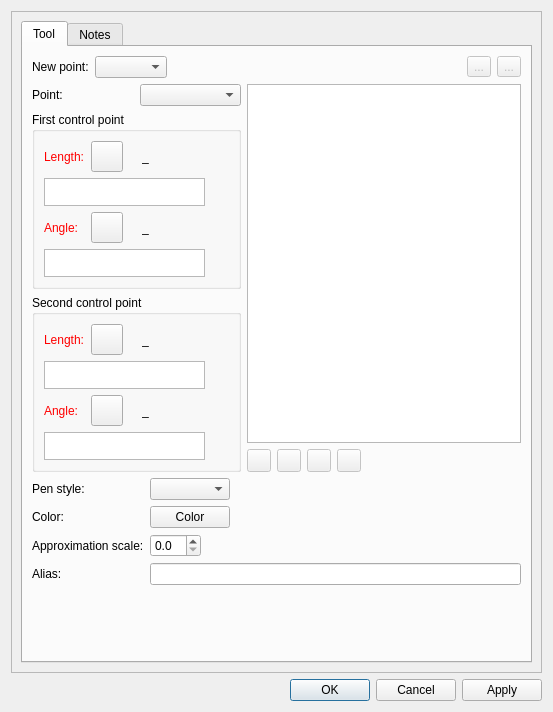
<?xml version="1.0" encoding="UTF-8"?>
<ui version="4.0">
 <class>DialogSplinePath</class>
 <widget class="QDialog" name="DialogSplinePath">
  <property name="geometry">
   <rect>
    <x>0</x>
    <y>0</y>
    <width>553</width>
    <height>712</height>
   </rect>
  </property>
  <property name="windowTitle">
   <string>Curved path</string>
  </property>
  <property name="windowIcon">
   <iconset resource="../../../vmisc/share/resources/icon.qrc">
    <normaloff>:/icon/64x64/icon64x64.png</normaloff>:/icon/64x64/icon64x64.png</iconset>
  </property>
  <property name="locale">
   <locale language="English" country="UnitedStates"/>
  </property>
  <layout class="QVBoxLayout" name="verticalLayout_9">
   <item>
    <widget class="QScrollArea" name="scrollArea">
     <property name="widgetResizable">
      <bool>true</bool>
     </property>
     <widget class="QWidget" name="scrollAreaWidgetContents">
      <property name="geometry">
       <rect>
        <x>0</x>
        <y>0</y>
        <width>533</width>
        <height>661</height>
       </rect>
      </property>
      <layout class="QVBoxLayout" name="verticalLayout_5">
       <item>
        <widget class="QTabWidget" name="tabWidget">
         <property name="currentIndex">
          <number>0</number>
         </property>
         <widget class="QWidget" name="tab">
          <attribute name="title">
           <string>Tool</string>
          </attribute>
          <layout class="QVBoxLayout" name="verticalLayout_10">
           <item>
            <layout class="QHBoxLayout" name="horizontalLayout_3">
             <item>
              <widget class="QLabel" name="label_3">
               <property name="text">
                <string>New point:</string>
               </property>
              </widget>
             </item>
             <item>
              <widget class="QComboBox" name="comboBoxNewPoint"/>
             </item>
             <item>
              <spacer name="horizontalSpacer_5">
               <property name="orientation">
                <enum>Qt::Orientation::Horizontal</enum>
               </property>
               <property name="sizeHint" stdset="0">
                <size>
                 <width>40</width>
                 <height>20</height>
                </size>
               </property>
              </spacer>
             </item>
             <item>
              <widget class="QToolButton" name="toolButtonAddPoint">
               <property name="enabled">
                <bool>false</bool>
               </property>
               <property name="text">
                <string notr="true">...</string>
               </property>
               <property name="icon">
                <iconset theme="list-add"/>
               </property>
              </widget>
             </item>
             <item>
              <widget class="QToolButton" name="toolButtonRemovePoint">
               <property name="enabled">
                <bool>false</bool>
               </property>
               <property name="text">
                <string notr="true">...</string>
               </property>
               <property name="icon">
                <iconset theme="editdelete"/>
               </property>
              </widget>
             </item>
            </layout>
           </item>
           <item>
            <layout class="QHBoxLayout" name="horizontalLayout">
             <item>
              <layout class="QVBoxLayout" name="verticalLayout">
               <item>
                <layout class="QHBoxLayout" name="horizontalLayout_5">
                 <item>
                  <widget class="QLabel" name="labelPoint">
                   <property name="text">
                    <string>Point:</string>
                   </property>
                  </widget>
                 </item>
                 <item>
                  <widget class="QComboBox" name="comboBoxPoint"/>
                 </item>
                </layout>
               </item>
               <item>
                <widget class="QGroupBox" name="groupBox">
                 <property name="title">
                  <string>First control point</string>
                 </property>
                 <layout class="QVBoxLayout" name="verticalLayout_3">
                  <item>
                   <layout class="QVBoxLayout" name="verticalLayout_6">
                    <item>
                     <layout class="QHBoxLayout" name="horizontalLayout_2">
                      <item alignment="Qt::AlignmentFlag::AlignLeft">
                       <widget class="QLabel" name="labelEditLength1">
                        <property name="sizePolicy">
                         <sizepolicy hsizetype="Fixed" vsizetype="Preferred">
                          <horstretch>0</horstretch>
                          <verstretch>0</verstretch>
                         </sizepolicy>
                        </property>
                        <property name="palette">
                         <palette>
                          <active>
                           <colorrole role="WindowText">
                            <brush brushstyle="SolidPattern">
                             <color alpha="255">
                              <red>255</red>
                              <green>0</green>
                              <blue>0</blue>
                             </color>
                            </brush>
                           </colorrole>
                          </active>
                          <inactive>
                           <colorrole role="WindowText">
                            <brush brushstyle="SolidPattern">
                             <color alpha="255">
                              <red>255</red>
                              <green>0</green>
                              <blue>0</blue>
                             </color>
                            </brush>
                           </colorrole>
                          </inactive>
                          <disabled>
                           <colorrole role="WindowText">
                            <brush brushstyle="SolidPattern">
                             <color alpha="255">
                              <red>159</red>
                              <green>158</green>
                              <blue>158</blue>
                             </color>
                            </brush>
                           </colorrole>
                          </disabled>
                         </palette>
                        </property>
                        <property name="text">
                         <string>Length:</string>
                        </property>
                       </widget>
                      </item>
                      <item>
                       <spacer name="horizontalSpacer">
                        <property name="orientation">
                         <enum>Qt::Orientation::Horizontal</enum>
                        </property>
                        <property name="sizeHint" stdset="0">
                         <size>
                          <width>40</width>
                          <height>20</height>
                         </size>
                        </property>
                       </spacer>
                      </item>
                      <item alignment="Qt::AlignmentFlag::AlignRight">
                       <widget class="QToolButton" name="toolButtonExprLength1">
                        <property name="toolTip">
                         <string>Formula wizard</string>
                        </property>
                        <property name="text">
                         <string notr="true"/>
                        </property>
                        <property name="icon">
                         <iconset resource="../../../vmisc/share/resources/icon.qrc">
                          <normaloff>:/icon/light/24x24/fx.png</normaloff>:/icon/light/24x24/fx.png</iconset>
                        </property>
                        <property name="iconSize">
                         <size>
                          <width>24</width>
                          <height>24</height>
                         </size>
                        </property>
                       </widget>
                      </item>
                      <item alignment="Qt::AlignmentFlag::AlignRight">
                       <widget class="QLabel" name="label_8">
                        <property name="text">
                         <string/>
                        </property>
                        <property name="pixmap">
                         <pixmap resource="../../../vmisc/share/resources/icon.qrc">:/icon/light/24x24/equal.png</pixmap>
                        </property>
                       </widget>
                      </item>
                      <item alignment="Qt::AlignmentFlag::AlignRight">
                       <widget class="QLabel" name="labelResultLength1">
                        <property name="sizePolicy">
                         <sizepolicy hsizetype="Fixed" vsizetype="Preferred">
                          <horstretch>0</horstretch>
                          <verstretch>0</verstretch>
                         </sizepolicy>
                        </property>
                        <property name="minimumSize">
                         <size>
                          <width>87</width>
                          <height>0</height>
                         </size>
                        </property>
                        <property name="toolTip">
                         <string>Value</string>
                        </property>
                        <property name="text">
                         <string notr="true">_</string>
                        </property>
                       </widget>
                      </item>
                     </layout>
                    </item>
                    <item>
                     <layout class="QHBoxLayout" name="horizontalLayout_6">
                      <item>
                       <widget class="VPlainTextEdit" name="plainTextEditLength1F">
                        <property name="sizePolicy">
                         <sizepolicy hsizetype="Expanding" vsizetype="Preferred">
                          <horstretch>0</horstretch>
                          <verstretch>0</verstretch>
                         </sizepolicy>
                        </property>
                        <property name="maximumSize">
                         <size>
                          <width>16777215</width>
                          <height>28</height>
                         </size>
                        </property>
                        <property name="toolTip">
                         <string>Calculation</string>
                        </property>
                        <property name="tabChangesFocus">
                         <bool>true</bool>
                        </property>
                       </widget>
                      </item>
                      <item>
                       <widget class="QPushButton" name="pushButtonGrowLength1">
                        <property name="maximumSize">
                         <size>
                          <width>18</width>
                          <height>18</height>
                         </size>
                        </property>
                        <property name="sizeIncrement">
                         <size>
                          <width>0</width>
                          <height>0</height>
                         </size>
                        </property>
                        <property name="toolTip">
                         <string>&lt;html&gt;&lt;head/&gt;&lt;body&gt;&lt;p&gt;Show full calculation in message box&lt;/p&gt;&lt;/body&gt;&lt;/html&gt;</string>
                        </property>
                        <property name="text">
                         <string notr="true"/>
                        </property>
                        <property name="icon">
                         <iconset theme="go-down"/>
                        </property>
                        <property name="iconSize">
                         <size>
                          <width>16</width>
                          <height>16</height>
                         </size>
                        </property>
                        <property name="flat">
                         <bool>true</bool>
                        </property>
                       </widget>
                      </item>
                     </layout>
                    </item>
                    <item>
                     <layout class="QHBoxLayout" name="horizontalLayout_4">
                      <item alignment="Qt::AlignmentFlag::AlignLeft">
                       <widget class="QLabel" name="labelEditAngle1">
                        <property name="sizePolicy">
                         <sizepolicy hsizetype="Fixed" vsizetype="Preferred">
                          <horstretch>0</horstretch>
                          <verstretch>0</verstretch>
                         </sizepolicy>
                        </property>
                        <property name="palette">
                         <palette>
                          <active>
                           <colorrole role="WindowText">
                            <brush brushstyle="SolidPattern">
                             <color alpha="255">
                              <red>255</red>
                              <green>0</green>
                              <blue>0</blue>
                             </color>
                            </brush>
                           </colorrole>
                          </active>
                          <inactive>
                           <colorrole role="WindowText">
                            <brush brushstyle="SolidPattern">
                             <color alpha="255">
                              <red>255</red>
                              <green>0</green>
                              <blue>0</blue>
                             </color>
                            </brush>
                           </colorrole>
                          </inactive>
                          <disabled>
                           <colorrole role="WindowText">
                            <brush brushstyle="SolidPattern">
                             <color alpha="255">
                              <red>159</red>
                              <green>158</green>
                              <blue>158</blue>
                             </color>
                            </brush>
                           </colorrole>
                          </disabled>
                         </palette>
                        </property>
                        <property name="text">
                         <string>Angle:</string>
                        </property>
                       </widget>
                      </item>
                      <item>
                       <spacer name="horizontalSpacer_2">
                        <property name="orientation">
                         <enum>Qt::Orientation::Horizontal</enum>
                        </property>
                        <property name="sizeHint" stdset="0">
                         <size>
                          <width>40</width>
                          <height>20</height>
                         </size>
                        </property>
                       </spacer>
                      </item>
                      <item alignment="Qt::AlignmentFlag::AlignRight">
                       <widget class="QToolButton" name="toolButtonExprAngle1">
                        <property name="toolTip">
                         <string>Formula wizard</string>
                        </property>
                        <property name="text">
                         <string notr="true"/>
                        </property>
                        <property name="icon">
                         <iconset resource="../../../vmisc/share/resources/icon.qrc">
                          <normaloff>:/icon/light/24x24/fx.png</normaloff>:/icon/light/24x24/fx.png</iconset>
                        </property>
                        <property name="iconSize">
                         <size>
                          <width>24</width>
                          <height>24</height>
                         </size>
                        </property>
                       </widget>
                      </item>
                      <item alignment="Qt::AlignmentFlag::AlignRight">
                       <widget class="QLabel" name="label_9">
                        <property name="text">
                         <string/>
                        </property>
                        <property name="pixmap">
                         <pixmap resource="../../../vmisc/share/resources/icon.qrc">:/icon/light/24x24/equal.png</pixmap>
                        </property>
                       </widget>
                      </item>
                      <item alignment="Qt::AlignmentFlag::AlignRight">
                       <widget class="QLabel" name="labelResultAngle1">
                        <property name="sizePolicy">
                         <sizepolicy hsizetype="Fixed" vsizetype="Preferred">
                          <horstretch>0</horstretch>
                          <verstretch>0</verstretch>
                         </sizepolicy>
                        </property>
                        <property name="minimumSize">
                         <size>
                          <width>87</width>
                          <height>0</height>
                         </size>
                        </property>
                        <property name="toolTip">
                         <string>Value</string>
                        </property>
                        <property name="text">
                         <string notr="true">_</string>
                        </property>
                       </widget>
                      </item>
                     </layout>
                    </item>
                    <item>
                     <layout class="QHBoxLayout" name="horizontalLayout_7">
                      <item>
                       <widget class="VPlainTextEdit" name="plainTextEditAngle1F">
                        <property name="sizePolicy">
                         <sizepolicy hsizetype="Expanding" vsizetype="Preferred">
                          <horstretch>0</horstretch>
                          <verstretch>0</verstretch>
                         </sizepolicy>
                        </property>
                        <property name="maximumSize">
                         <size>
                          <width>16777215</width>
                          <height>28</height>
                         </size>
                        </property>
                        <property name="toolTip">
                         <string>Calculation</string>
                        </property>
                        <property name="tabChangesFocus">
                         <bool>true</bool>
                        </property>
                       </widget>
                      </item>
                      <item>
                       <widget class="QPushButton" name="pushButtonGrowAngle1">
                        <property name="maximumSize">
                         <size>
                          <width>18</width>
                          <height>18</height>
                         </size>
                        </property>
                        <property name="sizeIncrement">
                         <size>
                          <width>0</width>
                          <height>0</height>
                         </size>
                        </property>
                        <property name="toolTip">
                         <string>&lt;html&gt;&lt;head/&gt;&lt;body&gt;&lt;p&gt;Show full calculation in message box&lt;/p&gt;&lt;/body&gt;&lt;/html&gt;</string>
                        </property>
                        <property name="text">
                         <string notr="true"/>
                        </property>
                        <property name="icon">
                         <iconset theme="go-down"/>
                        </property>
                        <property name="iconSize">
                         <size>
                          <width>16</width>
                          <height>16</height>
                         </size>
                        </property>
                        <property name="flat">
                         <bool>true</bool>
                        </property>
                       </widget>
                      </item>
                     </layout>
                    </item>
                   </layout>
                  </item>
                 </layout>
                </widget>
               </item>
               <item>
                <widget class="QGroupBox" name="groupBox_2">
                 <property name="title">
                  <string>Second control point</string>
                 </property>
                 <layout class="QVBoxLayout" name="verticalLayout_2">
                  <item>
                   <layout class="QVBoxLayout" name="verticalLayout_7">
                    <item>
                     <layout class="QHBoxLayout" name="horizontalLayout_8">
                      <item alignment="Qt::AlignmentFlag::AlignLeft">
                       <widget class="QLabel" name="labelEditLength2">
                        <property name="sizePolicy">
                         <sizepolicy hsizetype="Fixed" vsizetype="Preferred">
                          <horstretch>0</horstretch>
                          <verstretch>0</verstretch>
                         </sizepolicy>
                        </property>
                        <property name="palette">
                         <palette>
                          <active>
                           <colorrole role="WindowText">
                            <brush brushstyle="SolidPattern">
                             <color alpha="255">
                              <red>255</red>
                              <green>0</green>
                              <blue>0</blue>
                             </color>
                            </brush>
                           </colorrole>
                          </active>
                          <inactive>
                           <colorrole role="WindowText">
                            <brush brushstyle="SolidPattern">
                             <color alpha="255">
                              <red>255</red>
                              <green>0</green>
                              <blue>0</blue>
                             </color>
                            </brush>
                           </colorrole>
                          </inactive>
                          <disabled>
                           <colorrole role="WindowText">
                            <brush brushstyle="SolidPattern">
                             <color alpha="255">
                              <red>159</red>
                              <green>158</green>
                              <blue>158</blue>
                             </color>
                            </brush>
                           </colorrole>
                          </disabled>
                         </palette>
                        </property>
                        <property name="text">
                         <string>Length:</string>
                        </property>
                       </widget>
                      </item>
                      <item>
                       <spacer name="horizontalSpacer_3">
                        <property name="orientation">
                         <enum>Qt::Orientation::Horizontal</enum>
                        </property>
                        <property name="sizeHint" stdset="0">
                         <size>
                          <width>40</width>
                          <height>20</height>
                         </size>
                        </property>
                       </spacer>
                      </item>
                      <item alignment="Qt::AlignmentFlag::AlignRight">
                       <widget class="QToolButton" name="toolButtonExprLength2">
                        <property name="toolTip">
                         <string>Formula wizard</string>
                        </property>
                        <property name="text">
                         <string notr="true"/>
                        </property>
                        <property name="icon">
                         <iconset resource="../../../vmisc/share/resources/icon.qrc">
                          <normaloff>:/icon/light/24x24/fx.png</normaloff>:/icon/light/24x24/fx.png</iconset>
                        </property>
                        <property name="iconSize">
                         <size>
                          <width>24</width>
                          <height>24</height>
                         </size>
                        </property>
                       </widget>
                      </item>
                      <item alignment="Qt::AlignmentFlag::AlignRight">
                       <widget class="QLabel" name="label_10">
                        <property name="text">
                         <string/>
                        </property>
                        <property name="pixmap">
                         <pixmap resource="../../../vmisc/share/resources/icon.qrc">:/icon/light/24x24/equal.png</pixmap>
                        </property>
                       </widget>
                      </item>
                      <item alignment="Qt::AlignmentFlag::AlignRight">
                       <widget class="QLabel" name="labelResultLength2">
                        <property name="sizePolicy">
                         <sizepolicy hsizetype="Fixed" vsizetype="Preferred">
                          <horstretch>0</horstretch>
                          <verstretch>0</verstretch>
                         </sizepolicy>
                        </property>
                        <property name="minimumSize">
                         <size>
                          <width>87</width>
                          <height>0</height>
                         </size>
                        </property>
                        <property name="toolTip">
                         <string>Value</string>
                        </property>
                        <property name="text">
                         <string notr="true">_</string>
                        </property>
                       </widget>
                      </item>
                     </layout>
                    </item>
                    <item>
                     <layout class="QHBoxLayout" name="horizontalLayout_9">
                      <item>
                       <widget class="VPlainTextEdit" name="plainTextEditLength2F">
                        <property name="sizePolicy">
                         <sizepolicy hsizetype="Expanding" vsizetype="Preferred">
                          <horstretch>0</horstretch>
                          <verstretch>0</verstretch>
                         </sizepolicy>
                        </property>
                        <property name="maximumSize">
                         <size>
                          <width>16777215</width>
                          <height>28</height>
                         </size>
                        </property>
                        <property name="toolTip">
                         <string>Calculation</string>
                        </property>
                        <property name="tabChangesFocus">
                         <bool>true</bool>
                        </property>
                       </widget>
                      </item>
                      <item>
                       <widget class="QPushButton" name="pushButtonGrowLength2">
                        <property name="maximumSize">
                         <size>
                          <width>18</width>
                          <height>18</height>
                         </size>
                        </property>
                        <property name="sizeIncrement">
                         <size>
                          <width>0</width>
                          <height>0</height>
                         </size>
                        </property>
                        <property name="toolTip">
                         <string>&lt;html&gt;&lt;head/&gt;&lt;body&gt;&lt;p&gt;Show full calculation in message box&lt;/p&gt;&lt;/body&gt;&lt;/html&gt;</string>
                        </property>
                        <property name="text">
                         <string notr="true"/>
                        </property>
                        <property name="icon">
                         <iconset theme="go-down"/>
                        </property>
                        <property name="iconSize">
                         <size>
                          <width>16</width>
                          <height>16</height>
                         </size>
                        </property>
                        <property name="flat">
                         <bool>true</bool>
                        </property>
                       </widget>
                      </item>
                     </layout>
                    </item>
                    <item>
                     <layout class="QHBoxLayout" name="horizontalLayout_11">
                      <item alignment="Qt::AlignmentFlag::AlignLeft">
                       <widget class="QLabel" name="labelEditAngle2">
                        <property name="sizePolicy">
                         <sizepolicy hsizetype="Fixed" vsizetype="Preferred">
                          <horstretch>0</horstretch>
                          <verstretch>0</verstretch>
                         </sizepolicy>
                        </property>
                        <property name="palette">
                         <palette>
                          <active>
                           <colorrole role="WindowText">
                            <brush brushstyle="SolidPattern">
                             <color alpha="255">
                              <red>255</red>
                              <green>0</green>
                              <blue>0</blue>
                             </color>
                            </brush>
                           </colorrole>
                          </active>
                          <inactive>
                           <colorrole role="WindowText">
                            <brush brushstyle="SolidPattern">
                             <color alpha="255">
                              <red>255</red>
                              <green>0</green>
                              <blue>0</blue>
                             </color>
                            </brush>
                           </colorrole>
                          </inactive>
                          <disabled>
                           <colorrole role="WindowText">
                            <brush brushstyle="SolidPattern">
                             <color alpha="255">
                              <red>159</red>
                              <green>158</green>
                              <blue>158</blue>
                             </color>
                            </brush>
                           </colorrole>
                          </disabled>
                         </palette>
                        </property>
                        <property name="text">
                         <string>Angle:</string>
                        </property>
                       </widget>
                      </item>
                      <item>
                       <spacer name="horizontalSpacer_4">
                        <property name="orientation">
                         <enum>Qt::Orientation::Horizontal</enum>
                        </property>
                        <property name="sizeHint" stdset="0">
                         <size>
                          <width>40</width>
                          <height>20</height>
                         </size>
                        </property>
                       </spacer>
                      </item>
                      <item alignment="Qt::AlignmentFlag::AlignRight">
                       <widget class="QToolButton" name="toolButtonExprAngle2">
                        <property name="toolTip">
                         <string>Formula wizard</string>
                        </property>
                        <property name="text">
                         <string notr="true"/>
                        </property>
                        <property name="icon">
                         <iconset resource="../../../vmisc/share/resources/icon.qrc">
                          <normaloff>:/icon/light/24x24/fx.png</normaloff>:/icon/light/24x24/fx.png</iconset>
                        </property>
                        <property name="iconSize">
                         <size>
                          <width>24</width>
                          <height>24</height>
                         </size>
                        </property>
                       </widget>
                      </item>
                      <item alignment="Qt::AlignmentFlag::AlignRight">
                       <widget class="QLabel" name="label_11">
                        <property name="text">
                         <string/>
                        </property>
                        <property name="pixmap">
                         <pixmap resource="../../../vmisc/share/resources/icon.qrc">:/icon/light/24x24/equal.png</pixmap>
                        </property>
                       </widget>
                      </item>
                      <item alignment="Qt::AlignmentFlag::AlignRight">
                       <widget class="QLabel" name="labelResultAngle2">
                        <property name="sizePolicy">
                         <sizepolicy hsizetype="Fixed" vsizetype="Preferred">
                          <horstretch>0</horstretch>
                          <verstretch>0</verstretch>
                         </sizepolicy>
                        </property>
                        <property name="minimumSize">
                         <size>
                          <width>87</width>
                          <height>0</height>
                         </size>
                        </property>
                        <property name="toolTip">
                         <string>Value</string>
                        </property>
                        <property name="text">
                         <string notr="true">_</string>
                        </property>
                       </widget>
                      </item>
                     </layout>
                    </item>
                    <item>
                     <layout class="QHBoxLayout" name="horizontalLayout_12">
                      <item>
                       <widget class="VPlainTextEdit" name="plainTextEditAngle2F">
                        <property name="sizePolicy">
                         <sizepolicy hsizetype="Expanding" vsizetype="Preferred">
                          <horstretch>0</horstretch>
                          <verstretch>0</verstretch>
                         </sizepolicy>
                        </property>
                        <property name="maximumSize">
                         <size>
                          <width>16777215</width>
                          <height>28</height>
                         </size>
                        </property>
                        <property name="toolTip">
                         <string>Calculation</string>
                        </property>
                        <property name="tabChangesFocus">
                         <bool>true</bool>
                        </property>
                       </widget>
                      </item>
                      <item>
                       <widget class="QPushButton" name="pushButtonGrowAngle2">
                        <property name="maximumSize">
                         <size>
                          <width>18</width>
                          <height>18</height>
                         </size>
                        </property>
                        <property name="sizeIncrement">
                         <size>
                          <width>0</width>
                          <height>0</height>
                         </size>
                        </property>
                        <property name="toolTip">
                         <string>&lt;html&gt;&lt;head/&gt;&lt;body&gt;&lt;p&gt;Show full calculation in message box&lt;/p&gt;&lt;/body&gt;&lt;/html&gt;</string>
                        </property>
                        <property name="text">
                         <string notr="true"/>
                        </property>
                        <property name="icon">
                         <iconset theme="go-down"/>
                        </property>
                        <property name="iconSize">
                         <size>
                          <width>16</width>
                          <height>16</height>
                         </size>
                        </property>
                        <property name="flat">
                         <bool>true</bool>
                        </property>
                       </widget>
                      </item>
                     </layout>
                    </item>
                   </layout>
                  </item>
                 </layout>
                </widget>
               </item>
              </layout>
             </item>
             <item>
              <layout class="QVBoxLayout" name="verticalLayout_4">
               <item>
                <widget class="QListWidget" name="listWidget">
                 <property name="toolTip">
                  <string>List of points</string>
                 </property>
                </widget>
               </item>
               <item>
                <layout class="QHBoxLayout" name="horizontalLayout_10">
                 <item alignment="Qt::AlignmentFlag::AlignLeft">
                  <widget class="QToolButton" name="toolButtonTop">
                   <property name="enabled">
                    <bool>false</bool>
                   </property>
                   <property name="toolTip">
                    <string>Move on top</string>
                   </property>
                   <property name="text">
                    <string notr="true"/>
                   </property>
                   <property name="icon">
                    <iconset theme="go-top">
                     <normaloff>../../../../app/tape</normaloff>../../../../app/tape</iconset>
                   </property>
                  </widget>
                 </item>
                 <item alignment="Qt::AlignmentFlag::AlignLeft">
                  <widget class="QToolButton" name="toolButtonUp">
                   <property name="enabled">
                    <bool>false</bool>
                   </property>
                   <property name="toolTip">
                    <string>Move up</string>
                   </property>
                   <property name="text">
                    <string notr="true"/>
                   </property>
                   <property name="icon">
                    <iconset theme="go-up">
                     <normaloff>../../../../app/tape</normaloff>../../../../app/tape</iconset>
                   </property>
                  </widget>
                 </item>
                 <item alignment="Qt::AlignmentFlag::AlignLeft">
                  <widget class="QToolButton" name="toolButtonDown">
                   <property name="enabled">
                    <bool>false</bool>
                   </property>
                   <property name="toolTip">
                    <string>Move down</string>
                   </property>
                   <property name="text">
                    <string notr="true"/>
                   </property>
                   <property name="icon">
                    <iconset theme="go-down">
                     <normaloff>../../../../app/tape</normaloff>../../../../app/tape</iconset>
                   </property>
                  </widget>
                 </item>
                 <item alignment="Qt::AlignmentFlag::AlignLeft">
                  <widget class="QToolButton" name="toolButtonBottom">
                   <property name="enabled">
                    <bool>false</bool>
                   </property>
                   <property name="toolTip">
                    <string>Move on bottom</string>
                   </property>
                   <property name="text">
                    <string notr="true"/>
                   </property>
                   <property name="icon">
                    <iconset theme="go-bottom">
                     <normaloff>../../../../app/tape</normaloff>../../../../app/tape</iconset>
                   </property>
                  </widget>
                 </item>
                 <item>
                  <spacer name="horizontalSpacer_6">
                   <property name="orientation">
                    <enum>Qt::Orientation::Horizontal</enum>
                   </property>
                   <property name="sizeHint" stdset="0">
                    <size>
                     <width>5000</width>
                     <height>20</height>
                    </size>
                   </property>
                  </spacer>
                 </item>
                </layout>
               </item>
              </layout>
             </item>
            </layout>
           </item>
           <item>
            <layout class="QFormLayout" name="formLayout">
             <property name="fieldGrowthPolicy">
              <enum>QFormLayout::FieldGrowthPolicy::ExpandingFieldsGrow</enum>
             </property>
             <item row="0" column="0">
              <widget class="QLabel" name="label">
               <property name="text">
                <string>Pen style:</string>
               </property>
              </widget>
             </item>
             <item row="0" column="1">
              <widget class="QComboBox" name="comboBoxPenStyle">
               <property name="minimumSize">
                <size>
                 <width>80</width>
                 <height>0</height>
                </size>
               </property>
               <property name="maximumSize">
                <size>
                 <width>110</width>
                 <height>16777215</height>
                </size>
               </property>
               <property name="iconSize">
                <size>
                 <width>80</width>
                 <height>14</height>
                </size>
               </property>
              </widget>
             </item>
             <item row="1" column="0">
              <widget class="QLabel" name="label_5">
               <property name="text">
                <string>Color:</string>
               </property>
              </widget>
             </item>
             <item row="1" column="1">
              <widget class="VPE::QtColorPicker" name="pushButtonColor">
               <property name="text">
                <string notr="true">Color</string>
               </property>
              </widget>
             </item>
             <item row="2" column="0">
              <widget class="QLabel" name="label_2">
               <property name="text">
                <string>Approximation scale:</string>
               </property>
              </widget>
             </item>
             <item row="2" column="1">
              <widget class="QDoubleSpinBox" name="doubleSpinBoxApproximationScale">
               <property name="toolTip">
                <string>Set approximation scale for this curve, 0 - use global value</string>
               </property>
               <property name="decimals">
                <number>1</number>
               </property>
               <property name="maximum">
                <double>10.000000000000000</double>
               </property>
               <property name="singleStep">
                <double>0.100000000000000</double>
               </property>
              </widget>
             </item>
             <item row="3" column="0">
              <widget class="QLabel" name="labelAlias">
               <property name="text">
                <string>Alias:</string>
               </property>
              </widget>
             </item>
             <item row="3" column="1">
              <widget class="QLineEdit" name="lineEditAlias"/>
             </item>
            </layout>
           </item>
           <item>
            <spacer name="verticalSpacer">
             <property name="orientation">
              <enum>Qt::Orientation::Vertical</enum>
             </property>
             <property name="sizeHint" stdset="0">
              <size>
               <width>20</width>
               <height>40</height>
              </size>
             </property>
            </spacer>
           </item>
          </layout>
         </widget>
         <widget class="QWidget" name="tab_2">
          <attribute name="title">
           <string>Notes</string>
          </attribute>
          <layout class="QVBoxLayout" name="verticalLayout_8">
           <item>
            <widget class="QPlainTextEdit" name="plainTextEditToolNotes"/>
           </item>
          </layout>
         </widget>
        </widget>
       </item>
      </layout>
     </widget>
    </widget>
   </item>
   <item>
    <widget class="QDialogButtonBox" name="buttonBox">
     <property name="orientation">
      <enum>Qt::Orientation::Horizontal</enum>
     </property>
     <property name="standardButtons">
      <set>QDialogButtonBox::StandardButton::Apply|QDialogButtonBox::StandardButton::Cancel|QDialogButtonBox::StandardButton::Ok</set>
     </property>
    </widget>
   </item>
  </layout>
 </widget>
 <customwidgets>
  <customwidget>
   <class>VPlainTextEdit</class>
   <extends>QPlainTextEdit</extends>
   <header>../vwidgets/vplaintextedit.h</header>
  </customwidget>
  <customwidget>
   <class>VPE::QtColorPicker</class>
   <extends>QPushButton</extends>
   <header>../vpropertyexplorer/qtcolorpicker.h</header>
  </customwidget>
 </customwidgets>
 <tabstops>
  <tabstop>buttonBox</tabstop>
 </tabstops>
 <resources>
  <include location="../../../vmisc/share/resources/icon.qrc"/>
 </resources>
 <connections>
  <connection>
   <sender>buttonBox</sender>
   <signal>accepted()</signal>
   <receiver>DialogSplinePath</receiver>
   <slot>accept()</slot>
   <hints>
    <hint type="sourcelabel">
     <x>248</x>
     <y>254</y>
    </hint>
    <hint type="destinationlabel">
     <x>157</x>
     <y>274</y>
    </hint>
   </hints>
  </connection>
  <connection>
   <sender>buttonBox</sender>
   <signal>rejected()</signal>
   <receiver>DialogSplinePath</receiver>
   <slot>reject()</slot>
   <hints>
    <hint type="sourcelabel">
     <x>316</x>
     <y>260</y>
    </hint>
    <hint type="destinationlabel">
     <x>286</x>
     <y>274</y>
    </hint>
   </hints>
  </connection>
 </connections>
</ui>
